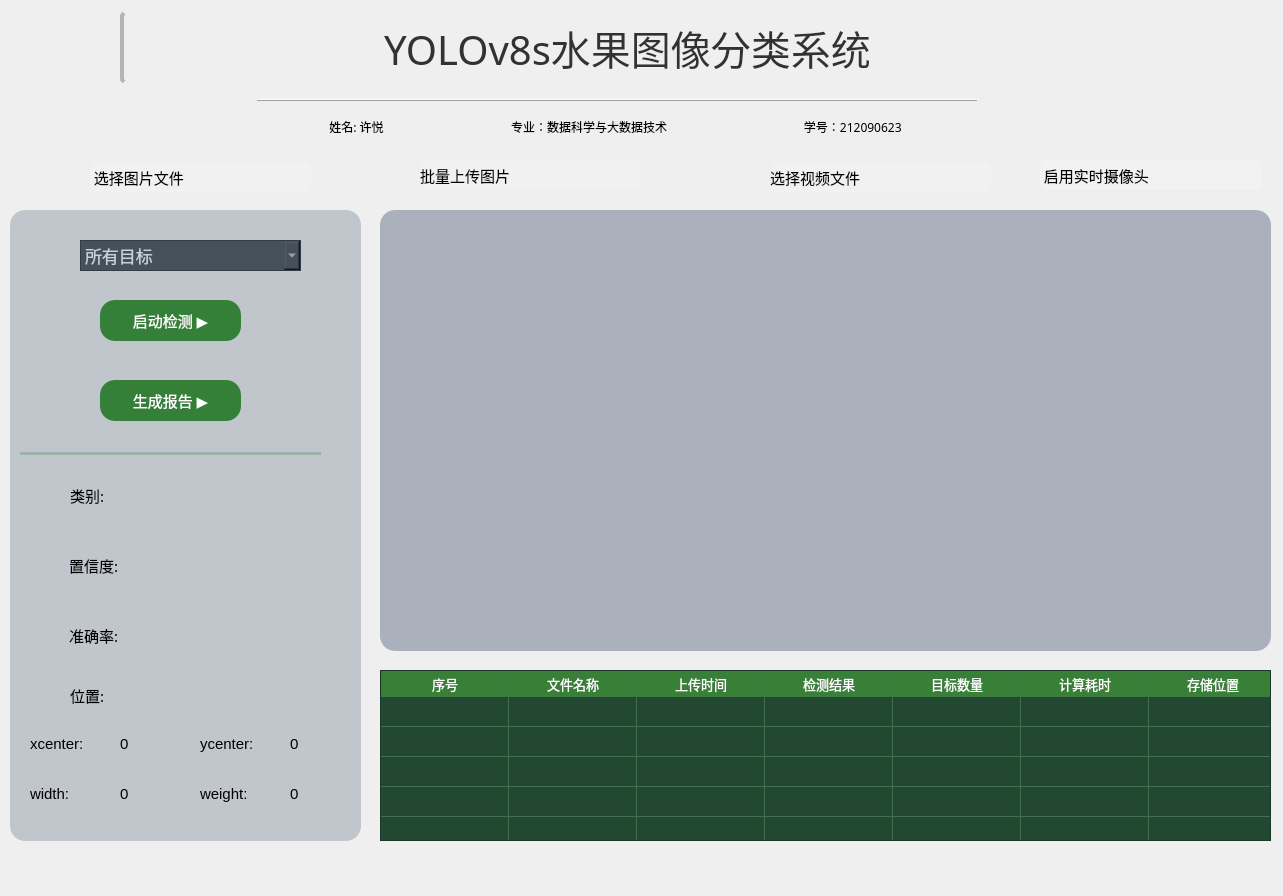
<?xml version="1.0" encoding="UTF-8"?>
<ui version="4.0">
 <class>MyMainWindow</class>
 <widget class="QMainWindow" name="MyMainWindow">
  <property name="windowModality">
   <enum>Qt::NonModal</enum>
  </property>
  <property name="enabled">
   <bool>true</bool>
  </property>
  <property name="geometry">
   <rect>
    <x>0</x>
    <y>0</y>
    <width>1283</width>
    <height>896</height>
   </rect>
  </property>
  <property name="minimumSize">
   <size>
    <width>1283</width>
    <height>896</height>
   </size>
  </property>
  <property name="maximumSize">
   <size>
    <width>1283</width>
    <height>896</height>
   </size>
  </property>
  <property name="font">
   <font>
    <family>仿宋</family>
   </font>
  </property>
  <property name="contextMenuPolicy">
   <enum>Qt::DefaultContextMenu</enum>
  </property>
  <property name="windowTitle">
   <string>水果图像识别与分类系统</string>
  </property>
  <property name="autoFillBackground">
   <bool>false</bool>
  </property>
  <property name="styleSheet">
   <string notr="true">#centralwidget {background-image: url(&quot;D:/lg/BaiduSyncdisk/project/person_code/project_self/pyqt/det/icon/background.jpg&quot;);}

</string>
  </property>
  <property name="locale">
   <locale language="Chinese" country="China"/>
  </property>
  <property name="setWindowFlags" stdset="0">
   <string>QtCore.Qt.FramelessWindowHint</string>
  </property>
  <property name="setAttribute" stdset="0">
   <string>QtCore.Qt.WA_TranslucentBackground</string>
  </property>
  <widget class="QWidget" name="centralwidget">
   <property name="font">
    <font>
     <family>黑体</family>
    </font>
   </property>
   <widget class="QLabel" name="label_title">
    <property name="geometry">
     <rect>
      <x>120</x>
      <y>12</y>
      <width>1011</width>
      <height>71</height>
     </rect>
    </property>
    <property name="minimumSize">
     <size>
      <width>0</width>
      <height>0</height>
     </size>
    </property>
    <property name="maximumSize">
     <size>
      <width>10000</width>
      <height>10000</height>
     </size>
    </property>
    <property name="font">
     <font>
      <family>黑体</family>
      <pointsize>30</pointsize>
      <italic>false</italic>
      <bold>false</bold>
     </font>
    </property>
    <property name="styleSheet">
     <string notr="true">color: rgb(50, 50, 50);  /* 深炭灰（替代纯黑） */
font: 30pt &quot;黑体&quot;;
text-shadow: 1px 1px 3px rgba(200, 200, 200, 0.3);  /* 微阴影增强层次 */
background: linear-gradient(to right, 
    rgba(240,240,240,0.8), 
    rgba(220,220,220,0.9));  /* 浅灰渐变背景 */
border-radius: 4px;
padding: 8px 12px;
border-left: 4px solid rgb(180,180,180);  /* 左侧装饰线 */</string>
    </property>
    <property name="text">
     <string>YOLOv8s水果图像分类系统</string>
    </property>
    <property name="scaledContents">
     <bool>true</bool>
    </property>
    <property name="alignment">
     <set>Qt::AlignCenter</set>
    </property>
   </widget>
   <widget class="QFrame" name="frame">
    <property name="geometry">
     <rect>
      <x>257</x>
      <y>90</y>
      <width>721</width>
      <height>20</height>
     </rect>
    </property>
    <property name="font">
     <font>
      <pointsize>9</pointsize>
     </font>
    </property>
    <property name="acceptDrops">
     <bool>true</bool>
    </property>
    <property name="toolTipDuration">
     <number>-2</number>
    </property>
    <property name="frameShape">
     <enum>QFrame::HLine</enum>
    </property>
    <property name="frameShadow">
     <enum>QFrame::Raised</enum>
    </property>
    <property name="lineWidth">
     <number>1</number>
    </property>
   </widget>
   <widget class="QLabel" name="label_img">
    <property name="geometry">
     <rect>
      <x>380</x>
      <y>210</y>
      <width>891</width>
      <height>441</height>
     </rect>
    </property>
    <property name="styleSheet">
     <string notr="true">background-color: rgba(122, 135, 154, 150);
border-radius: 15px;
</string>
    </property>
    <property name="text">
     <string/>
    </property>
    <property name="pixmap">
     <pixmap>icon/zhutu2.png</pixmap>
    </property>
    <property name="alignment">
     <set>Qt::AlignCenter</set>
    </property>
    <property name="wordWrap">
     <bool>false</bool>
    </property>
    <property name="margin">
     <number>0</number>
    </property>
    <property name="indent">
     <number>-1</number>
    </property>
    <property name="openExternalLinks">
     <bool>false</bool>
    </property>
   </widget>
   <widget class="QLabel" name="label_23">
    <property name="geometry">
     <rect>
      <x>250</x>
      <y>197</y>
      <width>50</width>
      <height>27</height>
     </rect>
    </property>
    <property name="text">
     <string/>
    </property>
    <property name="pixmap">
     <pixmap>icon2/mubiaojiance.png</pixmap>
    </property>
    <property name="alignment">
     <set>Qt::AlignCenter</set>
    </property>
   </widget>
   <widget class="QLabel" name="label_24">
    <property name="geometry">
     <rect>
      <x>260</x>
      <y>240</y>
      <width>30</width>
      <height>30</height>
     </rect>
    </property>
    <property name="text">
     <string/>
    </property>
    <property name="pixmap">
     <pixmap>icon2/mubiaogenzong.png</pixmap>
    </property>
    <property name="alignment">
     <set>Qt::AlignCenter</set>
    </property>
   </widget>
   <widget class="QLabel" name="label_classes">
    <property name="geometry">
     <rect>
      <x>800</x>
      <y>690</y>
      <width>41</width>
      <height>31</height>
     </rect>
    </property>
    <property name="font">
     <font>
      <family>黑体</family>
      <pointsize>13</pointsize>
     </font>
    </property>
    <property name="styleSheet">
     <string notr="true">color: rgb(255, 255, 255);</string>
    </property>
    <property name="text">
     <string/>
    </property>
   </widget>
   <widget class="QTableWidget" name="tableWidget_info">
    <property name="geometry">
     <rect>
      <x>380</x>
      <y>670</y>
      <width>891</width>
      <height>171</height>
     </rect>
    </property>
    <property name="font">
     <font>
      <family>黑体</family>
     </font>
    </property>
    <property name="styleSheet">
     <string notr="true">QHeaderView::section {
    background-color: rgb(56, 128, 56);  /* 深绿色标题 */
    color: white;
    border: 1px solid #3d7a3d;
}

QTableWidget {
    background-color: rgb(34, 72, 50);    /* 墨绿色背景 */
    color: #e0e0e0;                       /* 浅灰色文字 */
    gridline-color: #456d4f;
}

QTableView::item:hover {
    background-color: rgb(120, 190, 120);  /* 柔和的草绿色悬停效果 */
    color: black;
}

QTableView::item:selected:!active {
    background-color: #e8f5e9;            /* 薄荷绿选中状态 */
    color: #2e7d32;
}</string>
    </property>
    <property name="lineWidth">
     <number>0</number>
    </property>
    <property name="verticalScrollBarPolicy">
     <enum>Qt::ScrollBarAlwaysOff</enum>
    </property>
    <property name="horizontalScrollBarPolicy">
     <enum>Qt::ScrollBarAlwaysOff</enum>
    </property>
    <property name="autoScroll">
     <bool>false</bool>
    </property>
    <property name="editTriggers">
     <set>QAbstractItemView::NoEditTriggers</set>
    </property>
    <property name="verticalScrollMode">
     <enum>QAbstractItemView::ScrollPerPixel</enum>
    </property>
    <property name="horizontalScrollMode">
     <enum>QAbstractItemView::ScrollPerPixel</enum>
    </property>
    <property name="showGrid">
     <bool>true</bool>
    </property>
    <property name="gridStyle">
     <enum>Qt::CustomDashLine</enum>
    </property>
    <property name="sortingEnabled">
     <bool>false</bool>
    </property>
    <property name="wordWrap">
     <bool>true</bool>
    </property>
    <property name="cornerButtonEnabled">
     <bool>true</bool>
    </property>
    <property name="rowCount">
     <number>6</number>
    </property>
    <property name="columnCount">
     <number>7</number>
    </property>
    <property name="sectionResizeMode" stdset="0">
     <string>QHeaderView::ResizeToContents</string>
    </property>
    <attribute name="horizontalHeaderVisible">
     <bool>true</bool>
    </attribute>
    <attribute name="horizontalHeaderCascadingSectionResizes">
     <bool>false</bool>
    </attribute>
    <attribute name="horizontalHeaderMinimumSectionSize">
     <number>30</number>
    </attribute>
    <attribute name="horizontalHeaderDefaultSectionSize">
     <number>128</number>
    </attribute>
    <attribute name="horizontalHeaderShowSortIndicator" stdset="0">
     <bool>false</bool>
    </attribute>
    <attribute name="verticalHeaderVisible">
     <bool>false</bool>
    </attribute>
    <attribute name="verticalHeaderCascadingSectionResizes">
     <bool>false</bool>
    </attribute>
    <row/>
    <row/>
    <row/>
    <row/>
    <row/>
    <row/>
    <column>
     <property name="text">
      <string>序号</string>
     </property>
     <property name="font">
      <font>
       <family>黑体</family>
       <pointsize>10</pointsize>
      </font>
     </property>
    </column>
    <column>
     <property name="text">
      <string>文件名称</string>
     </property>
     <property name="font">
      <font>
       <family>黑体</family>
       <pointsize>10</pointsize>
      </font>
     </property>
    </column>
    <column>
     <property name="text">
      <string>上传时间</string>
     </property>
     <property name="font">
      <font>
       <family>黑体</family>
       <pointsize>10</pointsize>
      </font>
     </property>
    </column>
    <column>
     <property name="text">
      <string>检测结果</string>
     </property>
     <property name="font">
      <font>
       <family>黑体</family>
       <pointsize>10</pointsize>
      </font>
     </property>
    </column>
    <column>
     <property name="text">
      <string>目标数量</string>
     </property>
     <property name="font">
      <font>
       <family>黑体</family>
       <pointsize>10</pointsize>
      </font>
     </property>
    </column>
    <column>
     <property name="text">
      <string>计算耗时</string>
     </property>
     <property name="font">
      <font>
       <family>黑体</family>
       <pointsize>10</pointsize>
      </font>
     </property>
    </column>
    <column>
     <property name="text">
      <string>存储位置</string>
     </property>
     <property name="font">
      <font>
       <family>黑体</family>
       <pointsize>10</pointsize>
      </font>
     </property>
    </column>
   </widget>
   <widget class="QLabel" name="label_info">
    <property name="geometry">
     <rect>
      <x>140</x>
      <y>117</y>
      <width>951</width>
      <height>21</height>
     </rect>
    </property>
    <property name="text">
     <string>姓名: 许悦                                         专业：数据科学与大数据技术                                            学号：212090623</string>
    </property>
    <property name="scaledContents">
     <bool>true</bool>
    </property>
    <property name="alignment">
     <set>Qt::AlignCenter</set>
    </property>
    <property name="textInteractionFlags">
     <set>Qt::LinksAccessibleByMouse|Qt::TextEditable|Qt::TextEditorInteraction|Qt::TextSelectableByKeyboard|Qt::TextSelectableByMouse</set>
    </property>
   </widget>
   <widget class="QLabel" name="label_img_path">
    <property name="geometry">
     <rect>
      <x>90</x>
      <y>162</y>
      <width>221</width>
      <height>30</height>
     </rect>
    </property>
    <property name="font">
     <font>
      <family>黑体</family>
      <pointsize>11</pointsize>
      <italic>false</italic>
      <bold>false</bold>
     </font>
    </property>
    <property name="toolTipDuration">
     <number>-1</number>
    </property>
    <property name="styleSheet">
     <string notr="true">background-color: rgba(255, 255, 255, 0.1); /* 30%透明度的白色 */
font: 11pt &quot;黑体&quot;;
border-radius: 7px;</string>
    </property>
    <property name="text">
     <string> 选择图片文件</string>
    </property>
    <property name="textFormat">
     <enum>Qt::AutoText</enum>
    </property>
   </widget>
   <widget class="QLabel" name="label_video_path">
    <property name="geometry">
     <rect>
      <x>770</x>
      <y>162</y>
      <width>221</width>
      <height>30</height>
     </rect>
    </property>
    <property name="font">
     <font>
      <family>黑体</family>
      <pointsize>11</pointsize>
      <italic>false</italic>
      <bold>false</bold>
     </font>
    </property>
    <property name="toolTipDuration">
     <number>-1</number>
    </property>
    <property name="styleSheet">
     <string notr="true">background-color: rgba(255, 255, 255, 0.1); /* 白色，30%透明度 */
font: 11pt &quot;黑体&quot;;
border-radius: 7px;</string>
    </property>
    <property name="text">
     <string>选择视频文件</string>
    </property>
    <property name="textFormat">
     <enum>Qt::AutoText</enum>
    </property>
   </widget>
   <widget class="QPushButton" name="pushButton_img">
    <property name="geometry">
     <rect>
      <x>30</x>
      <y>152</y>
      <width>45</width>
      <height>45</height>
     </rect>
    </property>
    <property name="styleSheet">
     <string notr="true">QPushButton {
    background-color: transparent;
    border-radius: 10px; /* 设置圆角半径为10像素 */
}

QPushButton:hover {
    background-color: rgb(98, 105, 111);
}</string>
    </property>
    <property name="text">
     <string/>
    </property>
    <property name="icon">
     <iconset>
      <normaloff>icon/dirs.png</normaloff>icon/dirs.png</iconset>
    </property>
    <property name="iconSize">
     <size>
      <width>40</width>
      <height>27</height>
     </size>
    </property>
   </widget>
   <widget class="QPushButton" name="pushButton_video">
    <property name="geometry">
     <rect>
      <x>710</x>
      <y>155</y>
      <width>45</width>
      <height>45</height>
     </rect>
    </property>
    <property name="styleSheet">
     <string notr="true">QPushButton {
    background-color: transparent;
    border-radius: 10px; /* 设置圆角半径为10像素 */
}

QPushButton:hover {
    background-color: rgb(98, 105, 111);
}</string>
    </property>
    <property name="text">
     <string/>
    </property>
    <property name="icon">
     <iconset>
      <normaloff>icon/shipinwenjian.png</normaloff>icon/shipinwenjian.png</iconset>
    </property>
    <property name="iconSize">
     <size>
      <width>40</width>
      <height>27</height>
     </size>
    </property>
   </widget>
   <widget class="QPushButton" name="pushButton_dir">
    <property name="geometry">
     <rect>
      <x>360</x>
      <y>152</y>
      <width>45</width>
      <height>45</height>
     </rect>
    </property>
    <property name="styleSheet">
     <string notr="true">QPushButton {
    background-color: transparent;
    border-radius: 10px; /* 设置圆角半径为10像素 */
}

QPushButton:hover {
    background-color: rgb(98, 105, 111);
}</string>
    </property>
    <property name="text">
     <string/>
    </property>
    <property name="icon">
     <iconset>
      <normaloff>icon/dir.png</normaloff>icon/dir.png</iconset>
    </property>
    <property name="iconSize">
     <size>
      <width>40</width>
      <height>27</height>
     </size>
    </property>
   </widget>
   <widget class="QLabel" name="label_dir_path">
    <property name="geometry">
     <rect>
      <x>420</x>
      <y>160</y>
      <width>221</width>
      <height>30</height>
     </rect>
    </property>
    <property name="font">
     <font>
      <family>黑体</family>
      <pointsize>11</pointsize>
      <italic>false</italic>
      <bold>false</bold>
     </font>
    </property>
    <property name="toolTipDuration">
     <number>-1</number>
    </property>
    <property name="styleSheet">
     <string notr="true">background-color: rgba(255, 255, 255, 0.1); /* 白色，30%透明度 */
font: 11pt &quot;黑体&quot;;
border-radius: 7px;</string>
    </property>
    <property name="text">
     <string>批量上传图片</string>
    </property>
    <property name="textFormat">
     <enum>Qt::AutoText</enum>
    </property>
   </widget>
   <widget class="QLabel" name="location">
    <property name="geometry">
     <rect>
      <x>30</x>
      <y>674</y>
      <width>30</width>
      <height>30</height>
     </rect>
    </property>
    <property name="styleSheet">
     <string notr="true">QPushButton {
    background-color: transparent;
    border-radius: 10px; /* 设置圆角半径为10像素 */
}

QPushButton:hover {
    background-color: rgb(98, 105, 111);
}</string>
    </property>
    <property name="text">
     <string/>
    </property>
    <property name="pixmap">
     <pixmap>icon/weizhi.png</pixmap>
    </property>
    <property name="alignment">
     <set>Qt::AlignCenter</set>
    </property>
   </widget>
   <widget class="QLabel" name="confidence">
    <property name="geometry">
     <rect>
      <x>30</x>
      <y>540</y>
      <width>29</width>
      <height>34</height>
     </rect>
    </property>
    <property name="styleSheet">
     <string notr="true">QPushButton {
    background-color: transparent;
    border-radius: 10px; /* 设置圆角半径为10像素 */
}

QPushButton:hover {
    background-color: rgb(98, 105, 111);
}</string>
    </property>
    <property name="text">
     <string/>
    </property>
    <property name="pixmap">
     <pixmap>icon/zhixindu.png</pixmap>
    </property>
    <property name="alignment">
     <set>Qt::AlignCenter</set>
    </property>
   </widget>
   <widget class="QFrame" name="splitline3">
    <property name="geometry">
     <rect>
      <x>20</x>
      <y>440</y>
      <width>301</width>
      <height>27</height>
     </rect>
    </property>
    <property name="font">
     <font>
      <family>黑体</family>
      <pointsize>9</pointsize>
      <italic>false</italic>
      <bold>false</bold>
     </font>
    </property>
    <property name="styleSheet">
     <string notr="true">QFrame {
    border: none;
    background-color: rgba(34, 139, 34, 0.3);  /* 半透明森林绿 */
    min-height: 3px;
    max-height: 3px;
    margin: 12px 0;
    border-radius: 2px;
}</string>
    </property>
    <property name="frameShape">
     <enum>QFrame::HLine</enum>
    </property>
    <property name="frameShadow">
     <enum>QFrame::Raised</enum>
    </property>
    <property name="lineWidth">
     <number>1</number>
    </property>
    <property name="midLineWidth">
     <number>0</number>
    </property>
   </widget>
   <widget class="QLabel" name="label_control">
    <property name="geometry">
     <rect>
      <x>10</x>
      <y>210</y>
      <width>351</width>
      <height>631</height>
     </rect>
    </property>
    <property name="styleSheet">
     <string notr="true">background-color: rgba(122, 135, 154, 100);
border-radius: 15px;
</string>
    </property>
    <property name="text">
     <string/>
    </property>
   </widget>
   <widget class="QPushButton" name="pushButton_start">
    <property name="geometry">
     <rect>
      <x>100</x>
      <y>300</y>
      <width>141</width>
      <height>41</height>
     </rect>
    </property>
    <property name="font">
     <font>
      <family>黑体</family>
      <pointsize>11</pointsize>
      <italic>false</italic>
      <bold>false</bold>
     </font>
    </property>
    <property name="styleSheet">
     <string notr="true">background-color: rgb(52,128,56);
font: 11pt &quot;黑体&quot;;

border-radius: 15px;

color: rgb(255, 255, 255);</string>
    </property>
    <property name="text">
     <string>启动检测 ▶</string>
    </property>
   </widget>
   <widget class="QLabel" name="label_accuracy_value_2">
    <property name="geometry">
     <rect>
      <x>30</x>
      <y>610</y>
      <width>29</width>
      <height>34</height>
     </rect>
    </property>
    <property name="styleSheet">
     <string notr="true">QPushButton {
    background-color: transparent;
    border-radius: 10px; /* 设置圆角半径为10像素 */
}

QPushButton:hover {
    background-color: rgb(98, 105, 111);
}</string>
    </property>
    <property name="text">
     <string/>
    </property>
    <property name="pixmap">
     <pixmap>icon/112.png</pixmap>
    </property>
    <property name="alignment">
     <set>Qt::AlignCenter</set>
    </property>
   </widget>
   <widget class="QLabel" name="classes">
    <property name="geometry">
     <rect>
      <x>30</x>
      <y>475</y>
      <width>30</width>
      <height>30</height>
     </rect>
    </property>
    <property name="styleSheet">
     <string notr="true">QPushButton {
    background-color: transparent;
    border-radius: 10px; /* 设置圆角半径为10像素 */
}

QPushButton:hover {
    background-color: rgb(98, 105, 111);
}</string>
    </property>
    <property name="text">
     <string/>
    </property>
    <property name="pixmap">
     <pixmap>icon/leibie.png</pixmap>
    </property>
    <property name="alignment">
     <set>Qt::AlignCenter</set>
    </property>
   </widget>
   <widget class="QComboBox" name="comboBox">
    <property name="geometry">
     <rect>
      <x>80</x>
      <y>240</y>
      <width>221</width>
      <height>31</height>
     </rect>
    </property>
    <property name="styleSheet">
     <string notr="true">QComboBox {
    background-color: rgb(70, 80, 90);  /* 深蓝灰色背景 */
    color: rgb(200, 210, 220);         /* 浅灰蓝色文字 */
    font-size: 17px;
    border: 1px solid rgb(50, 60, 70); /* 边框颜色与背景协调 */
}</string>
    </property>
    <item>
     <property name="text">
      <string>所有目标</string>
     </property>
    </item>
   </widget>
   <widget class="QLabel" name="label_xmax_v">
    <property name="geometry">
     <rect>
      <x>120</x>
      <y>780</y>
      <width>51</width>
      <height>27</height>
     </rect>
    </property>
    <property name="font">
     <font>
      <family>Arial</family>
      <pointsize>11</pointsize>
      <italic>false</italic>
      <bold>false</bold>
     </font>
    </property>
    <property name="styleSheet">
     <string notr="true">font: 11pt &quot;Arial&quot;;</string>
    </property>
    <property name="text">
     <string>0</string>
    </property>
   </widget>
   <widget class="QLabel" name="label_7">
    <property name="geometry">
     <rect>
      <x>70</x>
      <y>480</y>
      <width>111</width>
      <height>31</height>
     </rect>
    </property>
    <property name="font">
     <font>
      <family>黑体</family>
      <pointsize>11</pointsize>
      <italic>false</italic>
      <bold>false</bold>
     </font>
    </property>
    <property name="styleSheet">
     <string notr="true">font: 11pt &quot;黑体&quot;;</string>
    </property>
    <property name="text">
     <string>类别:</string>
    </property>
   </widget>
   <widget class="QLabel" name="label_ymax_v">
    <property name="geometry">
     <rect>
      <x>290</x>
      <y>780</y>
      <width>51</width>
      <height>27</height>
     </rect>
    </property>
    <property name="font">
     <font>
      <family>Arial</family>
      <pointsize>11</pointsize>
      <italic>false</italic>
      <bold>false</bold>
     </font>
    </property>
    <property name="styleSheet">
     <string notr="true">font: 11pt &quot;Arial&quot;;</string>
    </property>
    <property name="text">
     <string>0</string>
    </property>
   </widget>
   <widget class="QLabel" name="label_xmin">
    <property name="geometry">
     <rect>
      <x>30</x>
      <y>730</y>
      <width>71</width>
      <height>27</height>
     </rect>
    </property>
    <property name="font">
     <font>
      <family>Arial</family>
      <pointsize>11</pointsize>
      <italic>false</italic>
      <bold>false</bold>
     </font>
    </property>
    <property name="styleSheet">
     <string notr="true">font: 11pt &quot;Arial&quot;;</string>
    </property>
    <property name="text">
     <string>xcenter:</string>
    </property>
   </widget>
   <widget class="QLabel" name="label_8">
    <property name="geometry">
     <rect>
      <x>69</x>
      <y>615</y>
      <width>111</width>
      <height>41</height>
     </rect>
    </property>
    <property name="font">
     <font>
      <family>黑体</family>
      <pointsize>11</pointsize>
      <italic>false</italic>
      <bold>false</bold>
     </font>
    </property>
    <property name="styleSheet">
     <string notr="true">font: 11pt &quot;黑体&quot;;</string>
    </property>
    <property name="text">
     <string>准确率:</string>
    </property>
   </widget>
   <widget class="QLabel" name="ymax">
    <property name="geometry">
     <rect>
      <x>200</x>
      <y>780</y>
      <width>71</width>
      <height>27</height>
     </rect>
    </property>
    <property name="font">
     <font>
      <family>Arial</family>
      <pointsize>11</pointsize>
      <italic>false</italic>
      <bold>false</bold>
     </font>
    </property>
    <property name="styleSheet">
     <string notr="true">font: 11pt &quot;Arial&quot;;</string>
    </property>
    <property name="text">
     <string>weight:</string>
    </property>
   </widget>
   <widget class="QLabel" name="label_score">
    <property name="geometry">
     <rect>
      <x>140</x>
      <y>550</y>
      <width>171</width>
      <height>31</height>
     </rect>
    </property>
    <property name="font">
     <font>
      <family>黑体</family>
      <pointsize>11</pointsize>
      <italic>false</italic>
      <bold>false</bold>
     </font>
    </property>
    <property name="styleSheet">
     <string notr="true">font: 11pt &quot;黑体&quot;;</string>
    </property>
    <property name="text">
     <string/>
    </property>
    <property name="alignment">
     <set>Qt::AlignCenter</set>
    </property>
   </widget>
   <widget class="QLabel" name="label_6">
    <property name="geometry">
     <rect>
      <x>69</x>
      <y>545</y>
      <width>111</width>
      <height>41</height>
     </rect>
    </property>
    <property name="font">
     <font>
      <family>黑体</family>
      <pointsize>11</pointsize>
      <italic>false</italic>
      <bold>false</bold>
     </font>
    </property>
    <property name="styleSheet">
     <string notr="true">font: 11pt &quot;黑体&quot;;</string>
    </property>
    <property name="text">
     <string>置信度:</string>
    </property>
   </widget>
   <widget class="QLabel" name="location2">
    <property name="geometry">
     <rect>
      <x>70</x>
      <y>680</y>
      <width>111</width>
      <height>31</height>
     </rect>
    </property>
    <property name="font">
     <font>
      <family>黑体</family>
      <pointsize>11</pointsize>
      <italic>false</italic>
      <bold>false</bold>
     </font>
    </property>
    <property name="styleSheet">
     <string notr="true">font: 11pt &quot;黑体&quot;;</string>
    </property>
    <property name="text">
     <string>位置:</string>
    </property>
   </widget>
   <widget class="QLabel" name="search">
    <property name="geometry">
     <rect>
      <x>30</x>
      <y>240</y>
      <width>30</width>
      <height>30</height>
     </rect>
    </property>
    <property name="font">
     <font>
      <family>黑体</family>
      <pointsize>9</pointsize>
      <italic>false</italic>
      <bold>false</bold>
     </font>
    </property>
    <property name="styleSheet">
     <string notr="true">QPushButton {
    background-color: transparent;
    border-radius: 10px; /* 设置圆角半径为10像素 */
}

QPushButton:hover {
    background-color: rgb(98, 105, 111);
}</string>
    </property>
    <property name="text">
     <string/>
    </property>
    <property name="pixmap">
     <pixmap>icon/suoyoumubiao.png</pixmap>
    </property>
    <property name="alignment">
     <set>Qt::AlignCenter</set>
    </property>
   </widget>
   <widget class="QLabel" name="ymin">
    <property name="geometry">
     <rect>
      <x>200</x>
      <y>730</y>
      <width>71</width>
      <height>27</height>
     </rect>
    </property>
    <property name="font">
     <font>
      <family>Arial</family>
      <pointsize>11</pointsize>
      <italic>false</italic>
      <bold>false</bold>
     </font>
    </property>
    <property name="styleSheet">
     <string notr="true">font: 11pt &quot;Arial&quot;;</string>
    </property>
    <property name="text">
     <string>ycenter:</string>
    </property>
   </widget>
   <widget class="QPushButton" name="pushButton_export">
    <property name="geometry">
     <rect>
      <x>100</x>
      <y>380</y>
      <width>141</width>
      <height>41</height>
     </rect>
    </property>
    <property name="font">
     <font>
      <family>黑体</family>
      <pointsize>11</pointsize>
      <italic>false</italic>
      <bold>false</bold>
     </font>
    </property>
    <property name="styleSheet">
     <string notr="true">background-color: rgb(52,128,56);
font: 11pt &quot;黑体&quot;;

border-radius: 15px;

color: rgb(255, 255, 255);</string>
    </property>
    <property name="text">
     <string>生成报告 ▶</string>
    </property>
   </widget>
   <widget class="QLabel" name="label_ymin_v">
    <property name="geometry">
     <rect>
      <x>290</x>
      <y>730</y>
      <width>51</width>
      <height>27</height>
     </rect>
    </property>
    <property name="font">
     <font>
      <family>Arial</family>
      <pointsize>11</pointsize>
      <italic>false</italic>
      <bold>false</bold>
     </font>
    </property>
    <property name="styleSheet">
     <string notr="true">font: 11pt &quot;Arial&quot;;</string>
    </property>
    <property name="text">
     <string>0</string>
    </property>
   </widget>
   <widget class="QLabel" name="label_xmin_v">
    <property name="geometry">
     <rect>
      <x>120</x>
      <y>730</y>
      <width>51</width>
      <height>27</height>
     </rect>
    </property>
    <property name="font">
     <font>
      <family>Arial</family>
      <pointsize>11</pointsize>
      <italic>false</italic>
      <bold>false</bold>
     </font>
    </property>
    <property name="styleSheet">
     <string notr="true">font: 11pt &quot;Arial&quot;;</string>
    </property>
    <property name="text">
     <string>0</string>
    </property>
   </widget>
   <widget class="QLabel" name="label_class">
    <property name="geometry">
     <rect>
      <x>140</x>
      <y>480</y>
      <width>171</width>
      <height>31</height>
     </rect>
    </property>
    <property name="font">
     <font>
      <family>黑体</family>
      <pointsize>11</pointsize>
      <italic>false</italic>
      <bold>false</bold>
     </font>
    </property>
    <property name="styleSheet">
     <string notr="true">font: 11pt &quot;黑体&quot;;</string>
    </property>
    <property name="text">
     <string/>
    </property>
    <property name="alignment">
     <set>Qt::AlignCenter</set>
    </property>
   </widget>
   <widget class="QLabel" name="label_accuracy_value">
    <property name="geometry">
     <rect>
      <x>140</x>
      <y>620</y>
      <width>171</width>
      <height>31</height>
     </rect>
    </property>
    <property name="font">
     <font>
      <family>黑体</family>
      <pointsize>11</pointsize>
      <italic>false</italic>
      <bold>false</bold>
     </font>
    </property>
    <property name="styleSheet">
     <string notr="true">font: 11pt &quot;黑体&quot;;</string>
    </property>
    <property name="text">
     <string/>
    </property>
    <property name="alignment">
     <set>Qt::AlignCenter</set>
    </property>
   </widget>
   <widget class="QLabel" name="xmax">
    <property name="geometry">
     <rect>
      <x>30</x>
      <y>780</y>
      <width>71</width>
      <height>27</height>
     </rect>
    </property>
    <property name="font">
     <font>
      <family>Arial</family>
      <pointsize>11</pointsize>
      <italic>false</italic>
      <bold>false</bold>
     </font>
    </property>
    <property name="styleSheet">
     <string notr="true">font: 11pt &quot;Arial&quot;;</string>
    </property>
    <property name="text">
     <string>width:</string>
    </property>
   </widget>
   <widget class="QPushButton" name="pushButton_camera">
    <property name="geometry">
     <rect>
      <x>980</x>
      <y>150</y>
      <width>45</width>
      <height>45</height>
     </rect>
    </property>
    <property name="styleSheet">
     <string notr="true">QPushButton {
    background-color: transparent;
    border-radius: 10px; /* 设置圆角半径为10像素 */
}

QPushButton:hover {
    background-color: rgb(98, 105, 111);
}</string>
    </property>
    <property name="text">
     <string/>
    </property>
    <property name="icon">
     <iconset>
      <normaloff>icon/shexiangtou.png</normaloff>icon/shexiangtou.png</iconset>
    </property>
    <property name="iconSize">
     <size>
      <width>40</width>
      <height>27</height>
     </size>
    </property>
   </widget>
   <widget class="QLabel" name="label_camera_path">
    <property name="geometry">
     <rect>
      <x>1040</x>
      <y>160</y>
      <width>221</width>
      <height>30</height>
     </rect>
    </property>
    <property name="font">
     <font>
      <family>黑体</family>
      <pointsize>11</pointsize>
      <bold>false</bold>
     </font>
    </property>
    <property name="toolTipDuration">
     <number>-1</number>
    </property>
    <property name="styleSheet">
     <string notr="true">background-color: rgba(255, 255, 255, 50);

border-radius: 7px;

</string>
    </property>
    <property name="text">
     <string> 启用实时摄像头</string>
    </property>
    <property name="textFormat">
     <enum>Qt::AutoText</enum>
    </property>
   </widget>
  </widget>
 </widget>
 <resources/>
 <connections/>
</ui>
